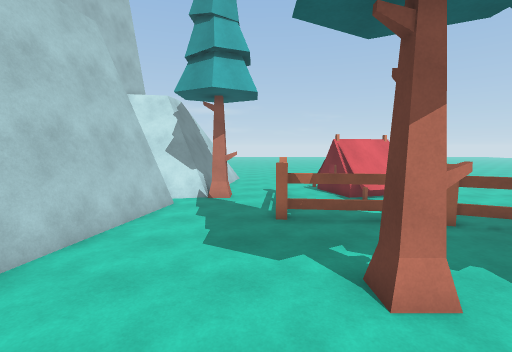
View 1 (above)

20 first-person views from a walk through a Unity game level. The camera is 1.3 m above the floor, tilts 6° down and sees 85° across. The floor is counted in squares, 1 m on a side. Each view is taken from the middle of a square. On the plan, view 1 faces up. The plan holds only what a view shows up to about 13 squares ahead; the rest is blank. The place goes on beyond the plan. Surface patterns are stand-ins for the level's own textures.

View 2
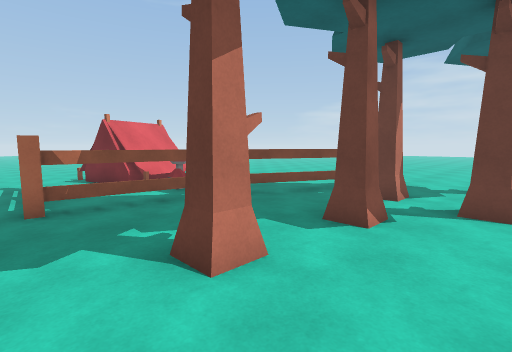

View 3
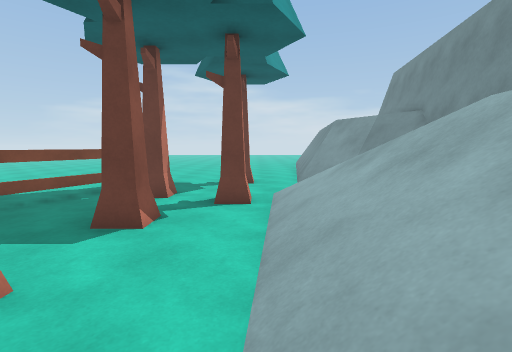

View 4
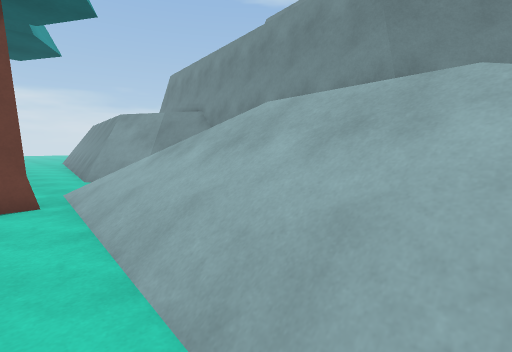

View 5
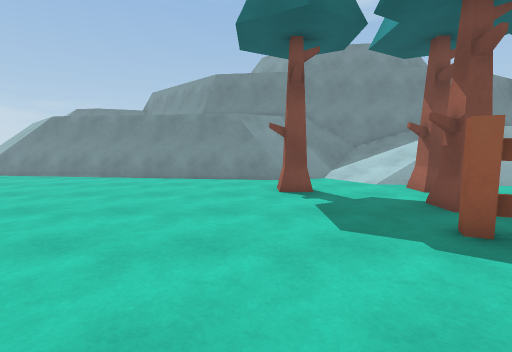

View 6
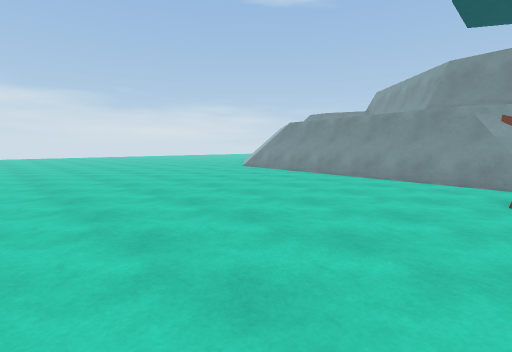

View 7
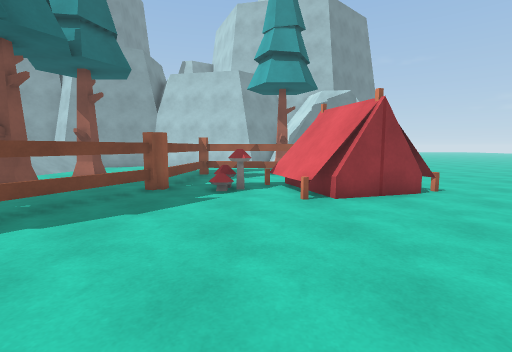

View 8
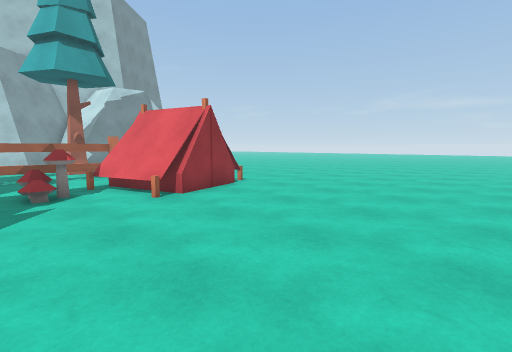

View 9
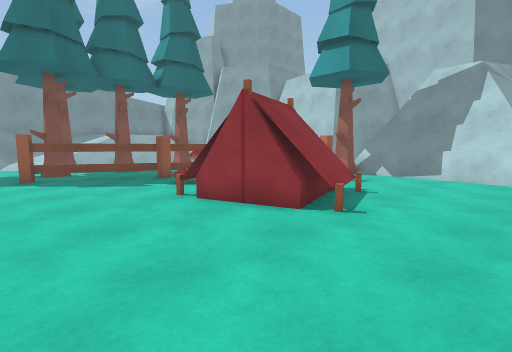

View 10
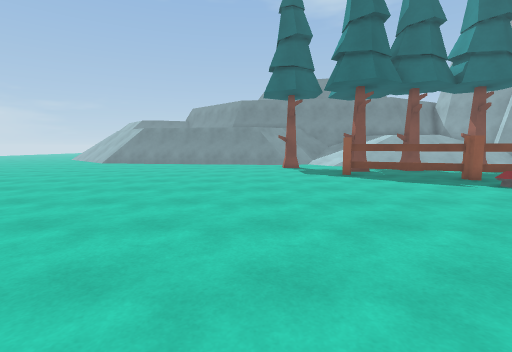

View 11
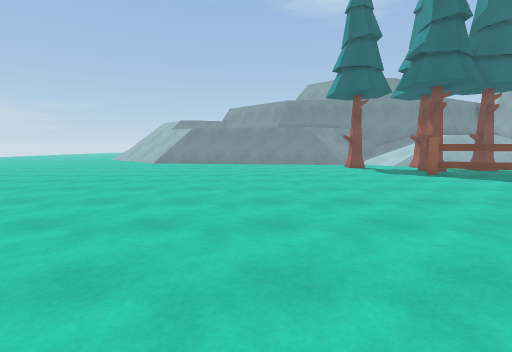

View 12
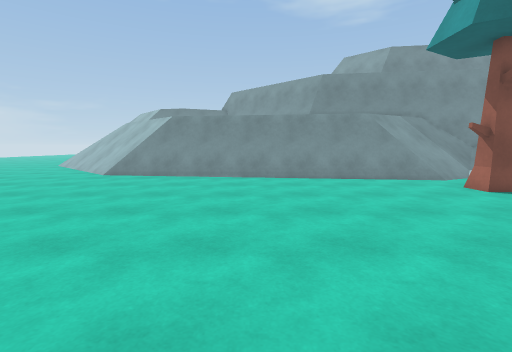

View 13
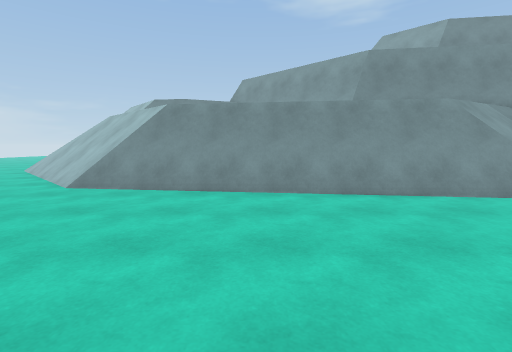

View 14
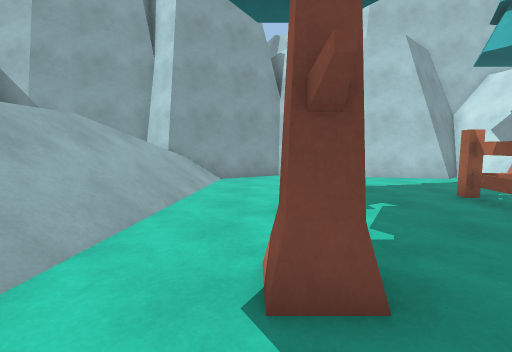

View 15
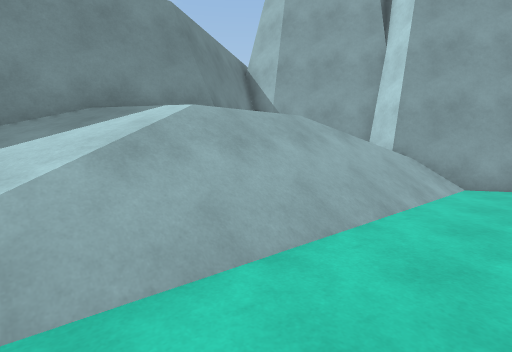

View 16
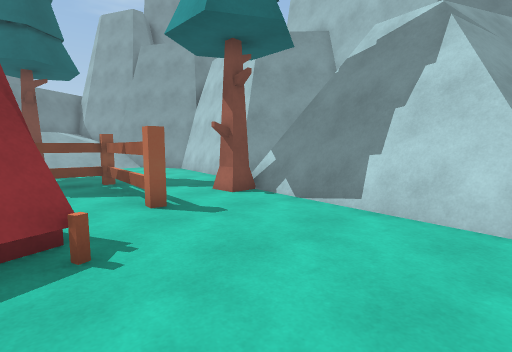

View 17
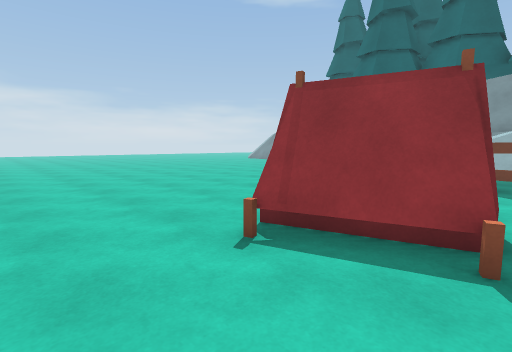

View 18
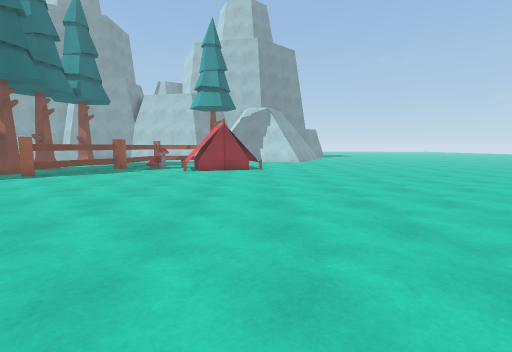

View 19
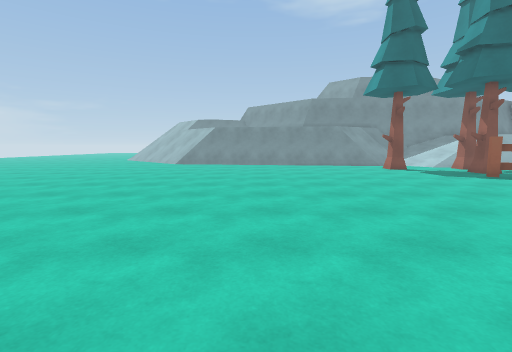

View 20
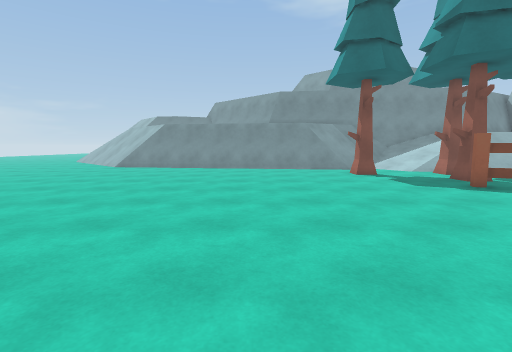

### Floor plan
Key: @ floor where view 1 was taken; # wall or solid block; . main floor; : floor 2.25 m higher than the main floor; + floor 3 m higher than the main floor; / step, stairs or slope; = window, fence, low wall or low ledge; v drop or lower ground; T tent; P pine tree; H thing the floor can be seen under or through; O other object.
Columns run from 5 left of view 1 to 25 right of it. Each row starts with its distance up from view 1.
 19    #.....................
 18    #......................
 17    #......................
 16   ##......TT................
 15   ##....TTTT.................
 14   #=.....TTTT.................
 13  ###..#..TTTT..................
 12  #=PP.#..TTTT..................
 11  #=...#........................
 10  #....H...=O...................
  9  #....H........................
  8  #.....HHHHO...................
  7 ##..........OO.................
  6 ##............OO...............
  5 #..............................
  4 #......PP.PP.PP................
  3 ##........P....................
  2  #..........PP...P.............
  1  ##//////....P...P.............
  0   #//@/////////................
 -1   # ///////////./===#..........
 -2   #  /:///////////v######===...
 -3   #/     ://////////vvvv#####=v
 -4   ##  ####### ////+         v//
 -5    #####   #######           //
 -6                 ######
 -7                      ##

Where each view was taken, in squares from view 1:
view 1: 0 up, 0 right, facing up
view 2: 1 up, 0 right, facing up-right
view 3: 1 up, 0 right, facing right
view 4: 2 up, 0 right, facing down-right
view 5: 10 up, 13 right, facing down
view 6: 10 up, 12 right, facing down-right
view 7: 11 up, 14 right, facing left
view 8: 9 up, 14 right, facing up-left
view 9: 19 up, 11 right, facing down-left
view 10: 19 up, 14 right, facing down
view 11: 19 up, 18 right, facing down
view 12: 10 up, 19 right, facing down
view 13: 6 up, 20 right, facing down
view 14: 3 up, 8 right, facing left
view 15: 3 up, 7 right, facing down-left
view 16: 19 up, 4 right, facing down-left
view 17: 19 up, 3 right, facing down-right
view 18: 16 up, 22 right, facing left
view 19: 18 up, 20 right, facing down
view 20: 15 up, 17 right, facing down
